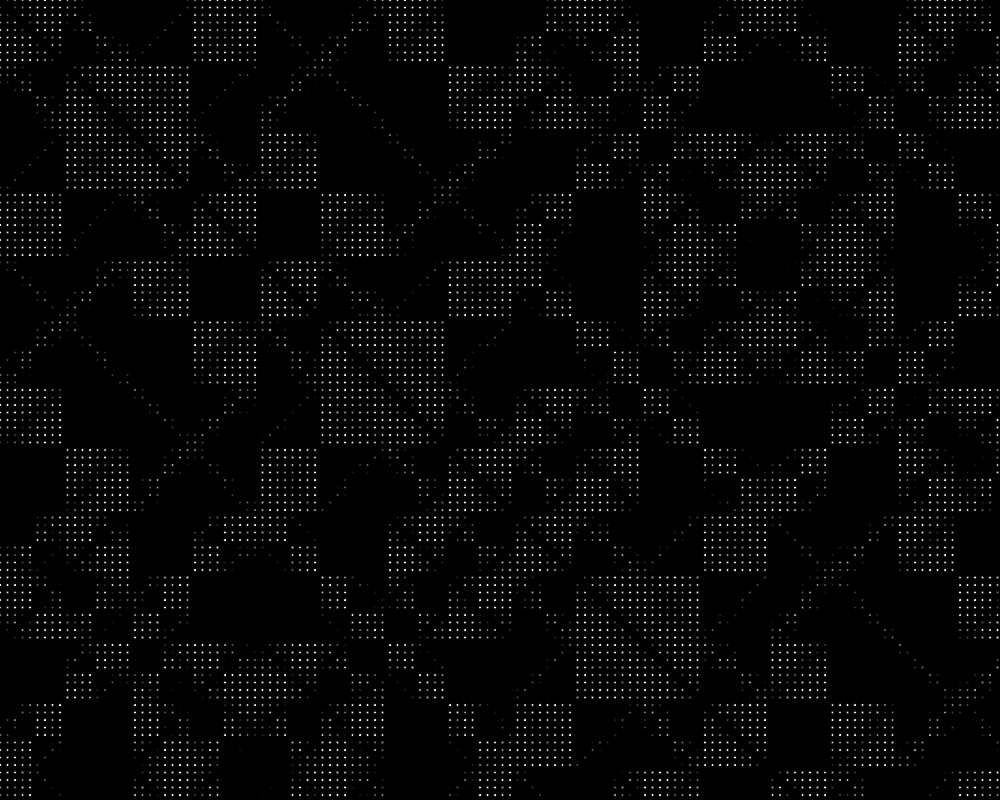
Frame 1 (no input)
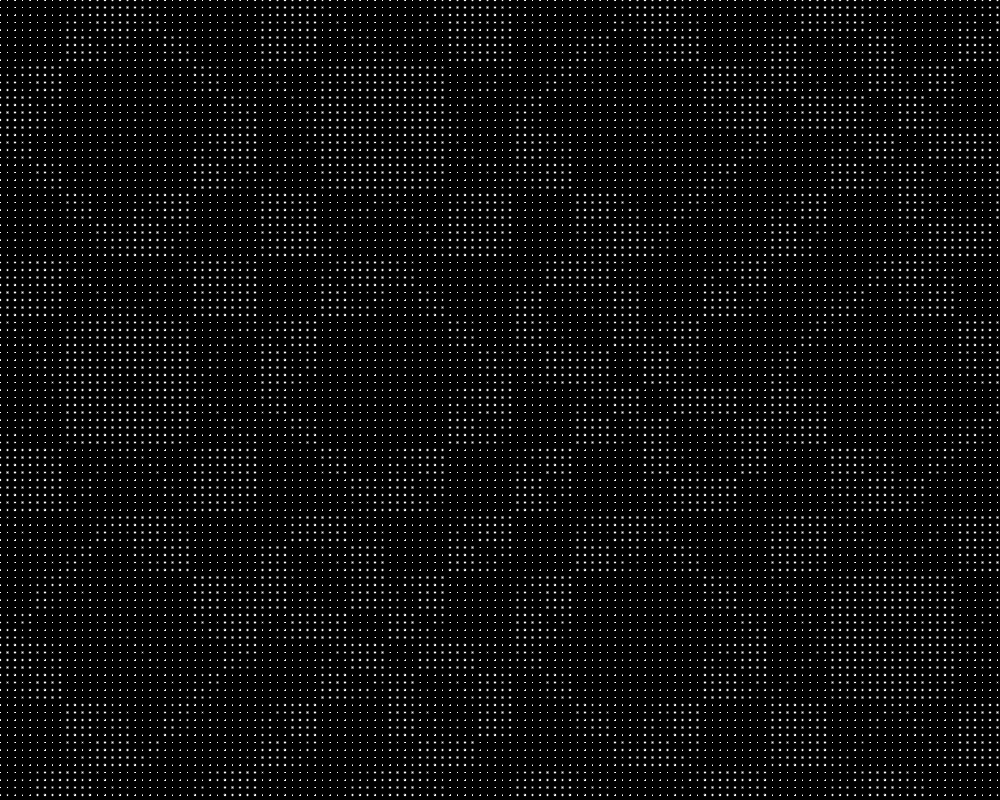
Frame 60 (the mouse pressed at the canvas centre just before this capture)
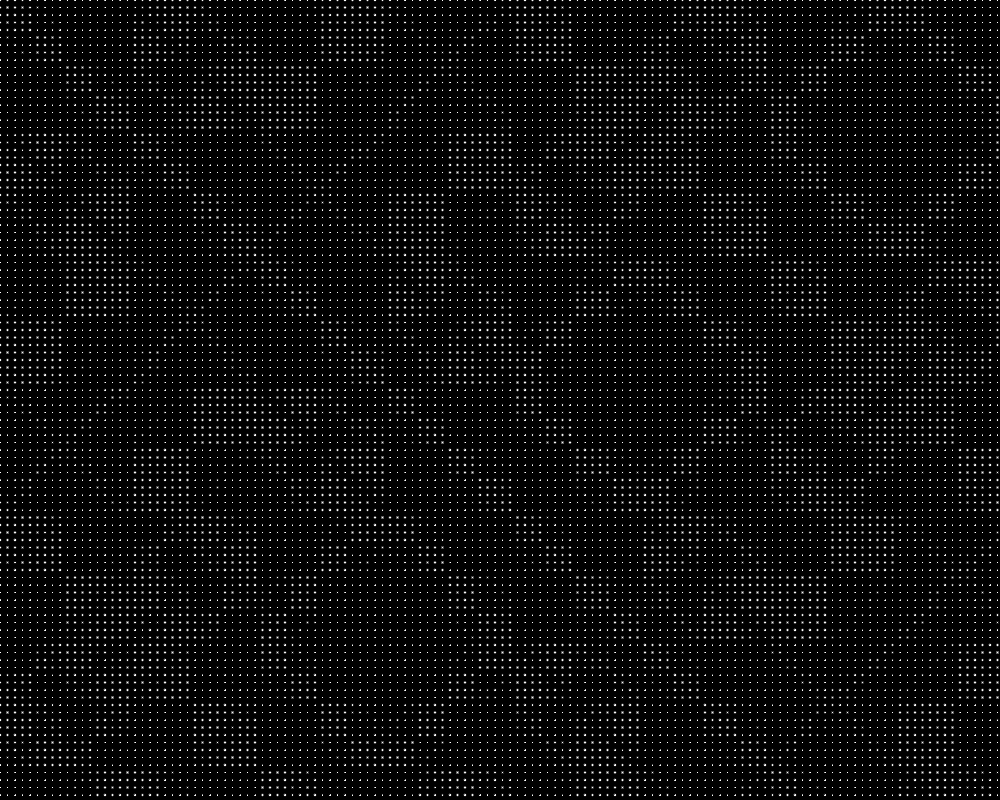
Frame 120 (the mouse held since frame 60 and released just before this capture)

The Processing sketch that drew these frames (run headless with seeded random() and noise(); from frame 60 on, the mouse is pressed at the canvas centre):

// Processing sketch: sinx_y
// ── sinx_y.pde
//import gifAnimation.*;

//GifMaker gifExport;

void setup(){
  size(1000,800);
  background(0);
  smooth();
  //frameRate(25);
}
float s = 0;
void draw(){
  clear();
  scale(0.5);
  for (int i=0;i<2000;i+=15){//increase number/distance
    for(int j=0;j<1600;j+=15){
      fill(255,255*sin(radians((i^j)+s)));
      ellipse(i,j,5,5);//increase size
    }
  }
  s=s+10;
}
